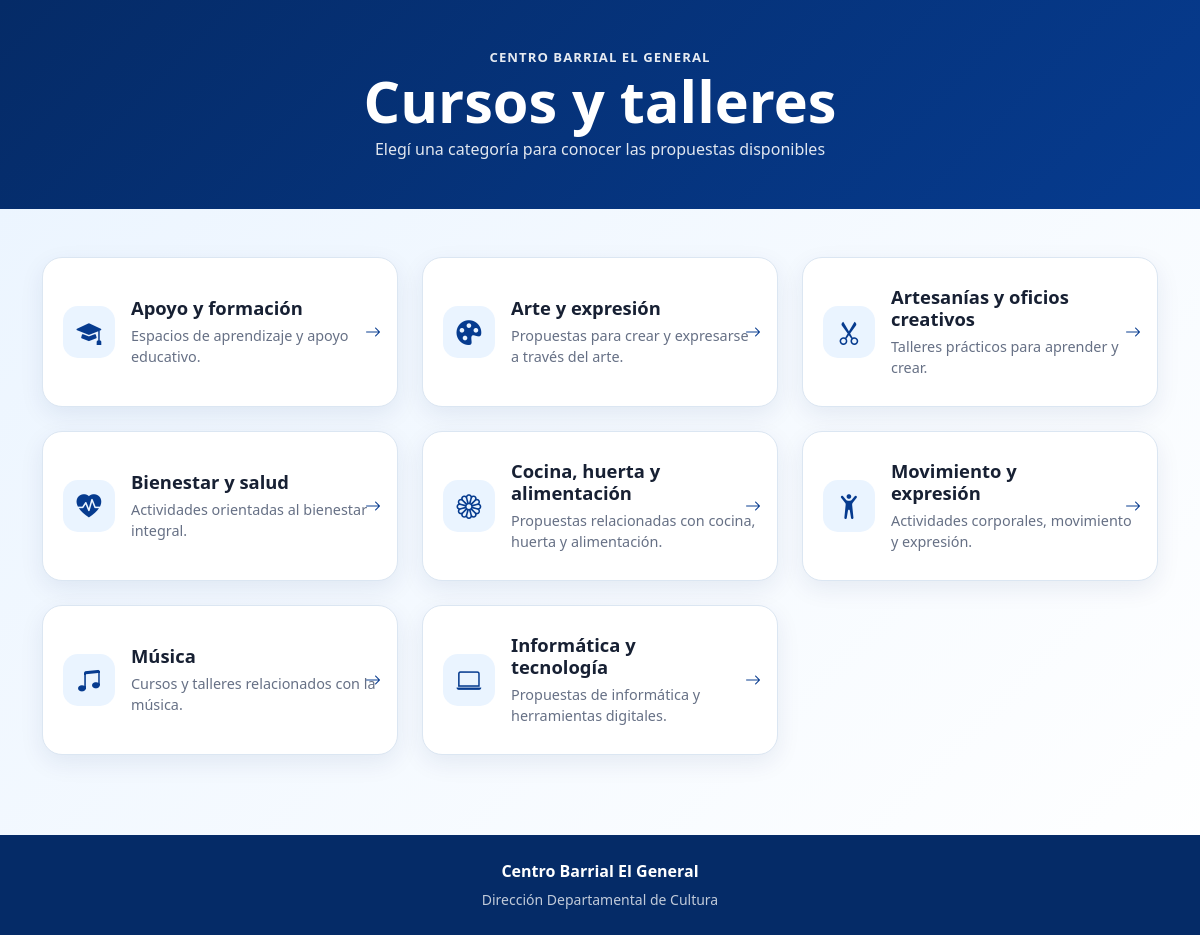
The page / on the database its author committed.
### tables this page shows
CREATE TABLE IF NOT EXISTS categorias (
    id INT UNSIGNED AUTO_INCREMENT PRIMARY KEY,
    nombre VARCHAR(120) NOT NULL,
    slug VARCHAR(120) NOT NULL UNIQUE,
    icono VARCHAR(80) DEFAULT 'bi-grid',
    descripcion VARCHAR(255) DEFAULT NULL,
    orden INT NOT NULL DEFAULT 0,
    activo TINYINT(1) NOT NULL DEFAULT 1,
    created_at TIMESTAMP DEFAULT CURRENT_TIMESTAMP,
    updated_at TIMESTAMP DEFAULT CURRENT_TIMESTAMP ON UPDATE CURRENT_TIMESTAMP
);

### config.php (called while the page is built, shortened)
<?php
function db(): PDO
{
    static $pdo = null;
    if ($pdo === null) {
        $dsn = 'mysql:host=' . DB_HOST . ';dbname=' . DB_NAME . ';charset=utf8mb4';
        $pdo = new PDO($dsn, DB_USER, DB_PASS, [
            PDO::ATTR_ERRMODE => PDO::ERRMODE_EXCEPTION,
            PDO::ATTR_DEFAULT_FETCH_MODE => PDO::FETCH_ASSOC,
            PDO::ATTR_EMULATE_PREPARES => false,
        ]);
    }
    return $pdo;
}
function e(?string $value): string
{
    return htmlspecialchars($value ?? '', ENT_QUOTES, 'UTF-8');
}
function url(string $path = ''): string
{
    return rtrim(BASE_URL, '/') . '/' . ltrim($path, '/');
}

### index.php (the view, shortened to what this page needs)
<?php
require_once __DIR__ . '/config.php';
$stmt = db()->query('SELECT * FROM categorias WHERE activo = 1 ORDER BY orden, nombre');
$categorias = $stmt->fetchAll();
?>
<!DOCTYPE html>
<html lang="es">
<head>
    <link href="https://cdn.jsdelivr.net/npm/bootstrap@5.3.7/dist/css/bootstrap.min.css" rel="stylesheet">
    <link rel="stylesheet" href="https://cdn.jsdelivr.net/npm/bootstrap-icons@1.13.1/font/bootstrap-icons.min.css">
    <link rel="stylesheet" href="<?= e(url('css/style.css')) ?>">
</head>
<body>
<header class="site-header">
    <div class="container py-5 text-center">
        <p class="eyebrow mb-1">CENTRO BARRIAL EL GENERAL</p>
        <h1 class="page-title mb-2">Cursos y talleres</h1>
        <p class="page-subtitle mb-0">Elegí una categoría para conocer las propuestas disponibles</p>
    </div>
</header>
<main class="container py-4 py-md-5">
    <div class="row g-3 g-md-4">
        <?php foreach ($categorias as $categoria): ?>
            <div class="col-12 col-md-6 col-lg-4">
                <a class="category-card" href="<?= e(url('categoria.php?slug=' . urlencode($categoria['slug']))) ?>">
                    <span class="category-icon" aria-hidden="true">
                        <i class="bi <?= e($categoria['icono']) ?>"></i>
                    </span>
                    <div>
                        <h2><?= e($categoria['nombre']) ?></h2>
                        <p><?= e($categoria['descripcion']) ?></p>
                    </div>
                    <i class="bi bi-arrow-right category-arrow" aria-hidden="true"></i>
                </a>
            </div>
        <?php endforeach; ?>
    </div>
</main>
<footer class="site-footer">
    <div class="container text-center py-4">
        <p class="mb-1">Centro Barrial El General</p>
        <small>Dirección Departamental de Cultura</small>
    </div>
</footer>
</body>
</html>

### css/style.css (style rules this page uses)
:root { --azul-principal: #063b8f; --azul-oscuro: #052b67; --azul-claro: #eaf4ff; --celeste: #08c9df; --blanco: #ffffff; --texto: #172033; --gris: #667085; --borde: #dbe6f2; --verde-whatsapp: #20b858; }
* { box-sizing: border-box; }
body { margin: 0; background: #f5f9fd; color: var(--texto); font-family: system-ui, -apple-system, "Segoe UI", Roboto, Arial, sans-serif; }
a { text-decoration: none; }
.site-header { background: linear-gradient(135deg, var(--azul-oscuro), var(--azul-principal)); color: var(--blanco); }
.eyebrow { font-size: .82rem; font-weight: 800; letter-spacing: .08em; opacity: .9; }
.page-title { font-size: clamp(2.1rem, 8vw, 3.6rem); font-weight: 850; line-height: 1; }
.page-subtitle { font-size: 1rem; opacity: .88; }
.category-card { min-height: 150px; display: flex; align-items: center; gap: 1rem; position: relative; padding: 1.25rem; background: white; border: 1px solid var(--borde); border-radius: 20px; color: var(--texto); box-shadow: 0 8px 25px rgba(5,43,103,.08); transition: transform .18s ease, box-shadow .18s ease; }
.category-card h2 { font-size: 1.15rem; font-weight: 800; margin: 0 2rem .35rem 0; }
.category-card p { color: var(--gris); font-size: .9rem; margin: 0; }
.category-icon { flex: 0 0 52px; width: 52px; height: 52px; display: grid; place-items: center; border-radius: 15px; background: var(--azul-claro); color: var(--azul-principal); font-size: 1.55rem; }
.category-arrow { position: absolute; right: 1rem; top: 50%; transform: translateY(-50%); color: var(--azul-principal); }
.site-footer { margin-top: 2rem; background: var(--azul-oscuro); color: white; }
.site-footer p { font-weight: 800; }
.site-footer small { opacity: .75; }
body { background: linear-gradient(135deg, var(--azul-claro), var(--blanco)); }

### rows shown on the page
categorias: nombre "Apoyo y formación", descripcion "Espacios de aprendizaje y apoyo educativo."
categorias: nombre "Arte y expresión", descripcion "Propuestas para crear y expresarse a través del arte."
categorias: nombre "Artesanías y oficios creativos", descripcion "Talleres prácticos para aprender y crear."
categorias: nombre "Bienestar y salud", descripcion "Actividades orientadas al bienestar integral."
categorias: nombre "Cocina, huerta y alimentación", descripcion "Propuestas relacionadas con cocina, huerta y alimentación."
categorias: nombre "Movimiento y expresión", descripcion "Actividades corporales, movimiento y expresión."
categorias: nombre "Música", descripcion "Cursos y talleres relacionados con la música."
categorias: nombre "Informática y tecnología", descripcion "Propuestas de informática y herramientas digitales."
